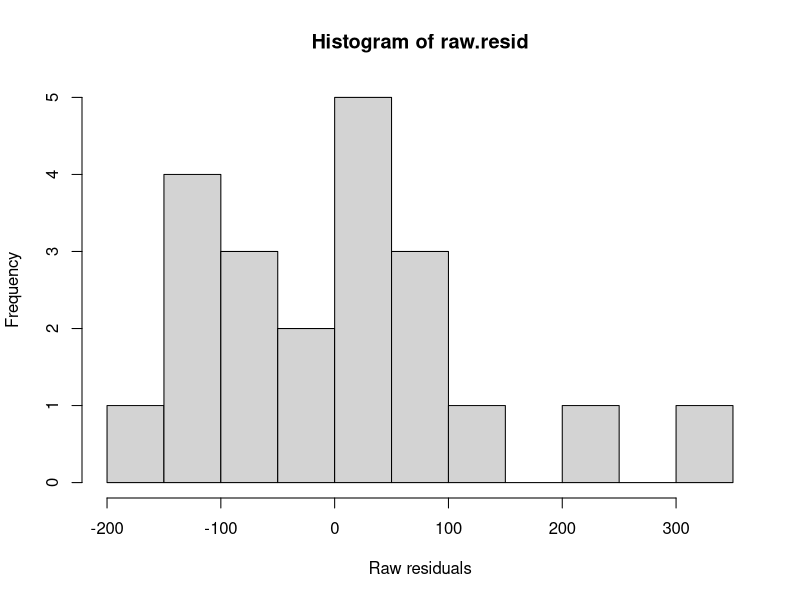
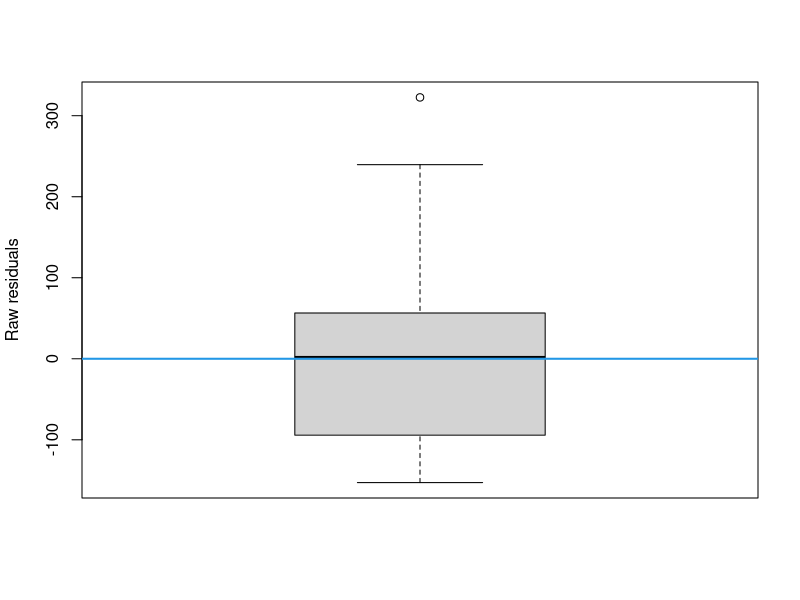
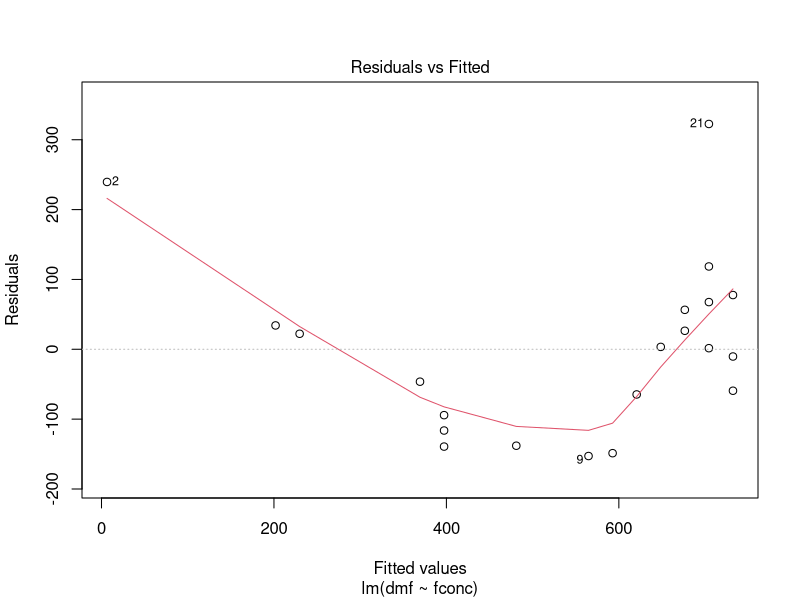
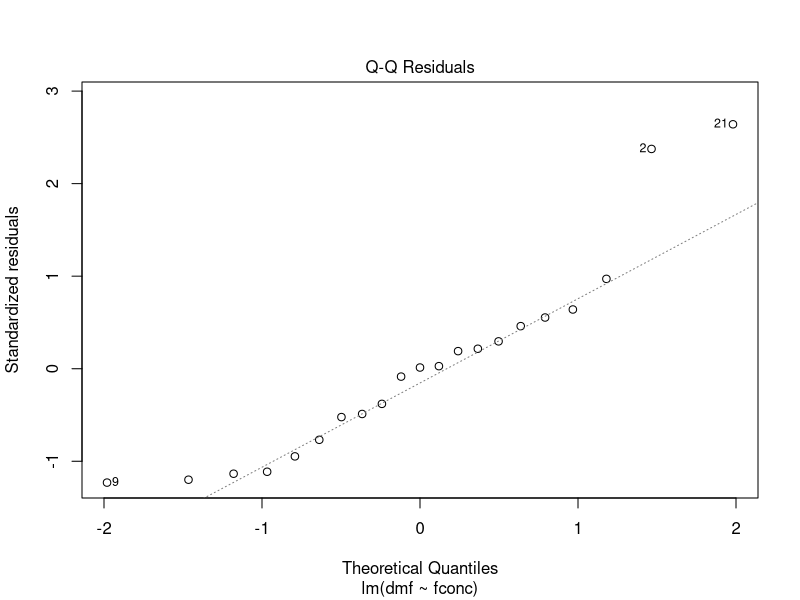
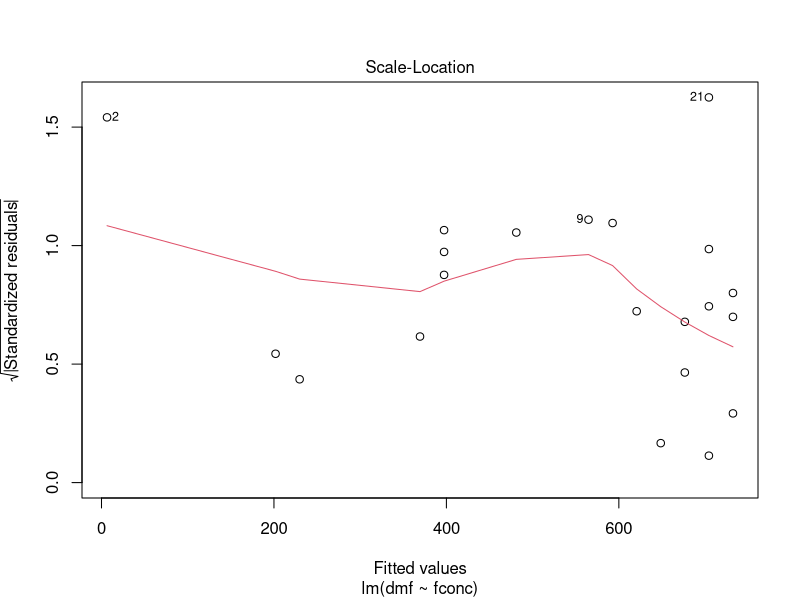
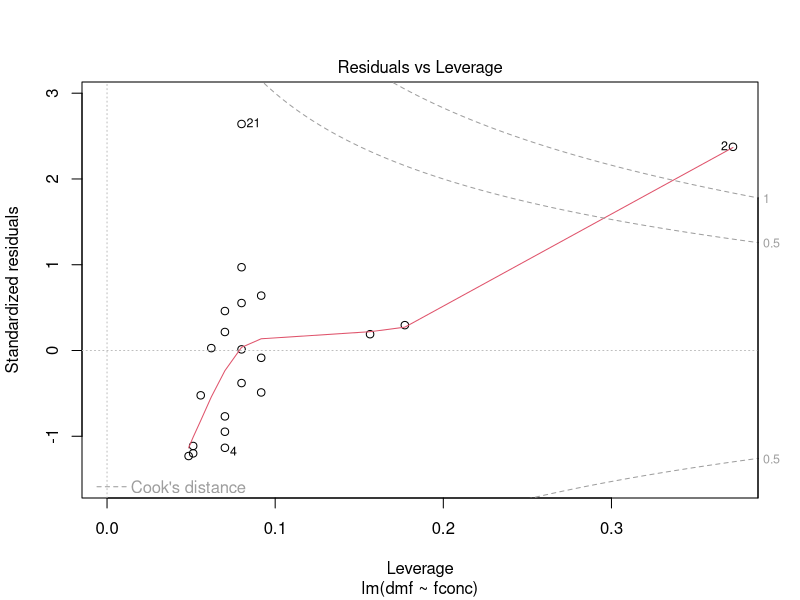
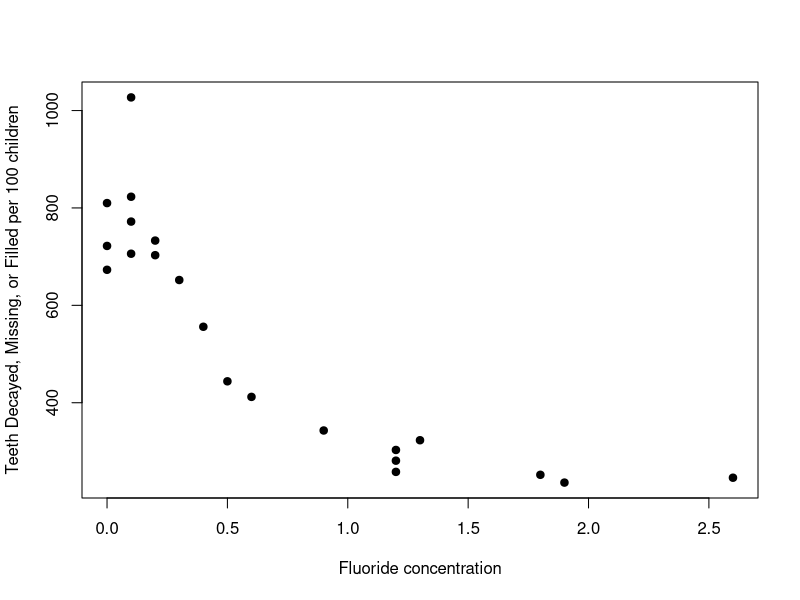
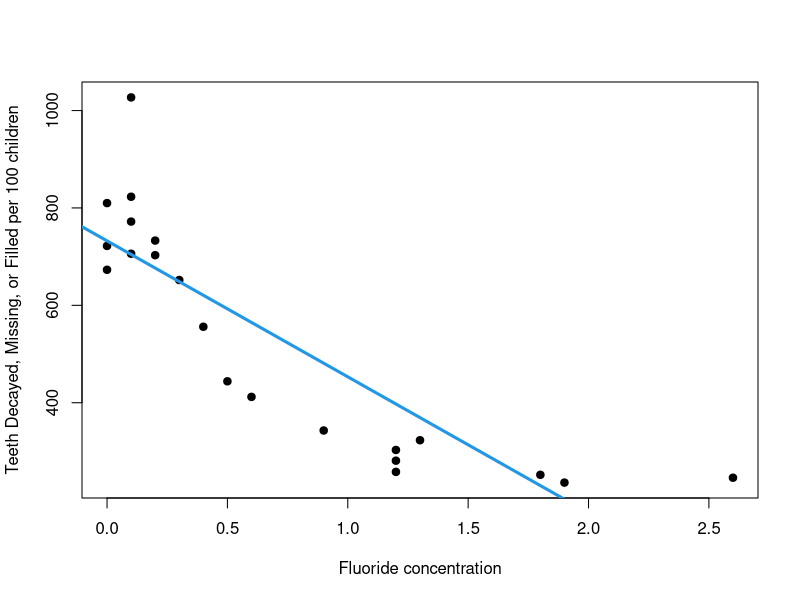

These figures' R source, in order:
dmf <- c(236,246,252,258,281,303,323,343,412,444,556,652,673,703,706,722,733,772,810,823,1027)
fconc <- c(1.9,2.6,1.8,1.2,1.2,1.2,1.3,0.9,0.6,0.5,0.4,0.3,0.0,0.2,0.1,0.0,0.2,0.1,0.0,0.1,0.1)

postscript("DMF-scatter.eps",horiz=F)
plot(fconc,dmf,xlab="Fluoride concentration",ylab="Teeth Decayed, Missing, or Filled per 100 children",pch=19)
dev.off()
postscript("DMF-scatterLine.eps",horiz=F)
plot(fconc,dmf,xlab="Fluoride concentration",ylab="Teeth Decayed, Missing, or Filled per 100 children",pch=19)
abline(lm(dmf~fconc),col=4,lwd=3)
dev.off()

mean(dmf)
mean(fconc)


# Hand calculations -------------------------------------------------------

n <- length(dmf)
SS.dmf <- sum( (dmf - mean(dmf))^2 )        ## SS.yy
SS.fconc <- sum( (fconc - mean(fconc))^2 )  ## SS.xx
SS.dmf.fconc <- sum( (dmf - mean(dmf)) * (fconc - mean(fconc)) ) ## SS.xy

# Estimate of the slope
beta1.hat <- SS.dmf.fconc/SS.fconc          ## SS.xy/SS.xx
beta1.hat 
# Estimate of the intercept
beta0.hat <- mean(dmf) - beta1.hat*mean(fconc)
beta0.hat 

fitted.dmf <- beta0.hat + beta1.hat*fconc

# Sum of squared errors
SSE <- sum( (dmf-fitted.dmf)^2 )

# Total sum of squares
SST <- sum( (dmf - mean(dmf))^2 )

# Model sum of squares
SSM <- beta1.hat*SS.dmf.fconc # beta1.hat*SS.xy

# Estimate of the residual standard error
sigma.hat <- sqrt(SSE/(n-2))
sigma.hat

sqrt( (SST- SSM)/(n-2) )

# The two give the same answer, because SST - SSM = SSE, or SST= SSM + SSE

# Computing the least-squares line of best fit with lm() ------------------

dmf.model <- lm(dmf~fconc)
summary(dmf.model)

# Other way of calculating fitted/predicted values
fitted.dmf <- fitted(dmf.model)
# manually:
# fitted.dmf <- beta0.hat + beta1.hat*fconc


# 3 - Confidence interval for the slope parameter -----------------------------

# Manually
ci.slope <- dmf.model$coefficients[2] + c(-1,1)*qt(0.975, df = n-2)*sigma.hat/sqrt(SS.fconc)
ci.slope

# Using a built-in function
confint(dmf.model,level = 0.95)

# 4 - Prediction of the average for x = 1.8ppm ----------------------------

predmean <- beta0.hat + beta1.hat*1.8
predmean

# 5- Confidence interval for the average given x=1.8ppm -------------------

se.predmean <- sigma.hat*sqrt(1/n + (1.8 - mean(fconc))^2/SS.fconc)
ci.predmean <- predmean + c(-1,1)*qt(0.975, df = n-2)*se.predmean
ci.predmean

# using the built-in function predict()
predict(dmf.model, newdata = data.frame(fconc = 1.8), interval = "confidence",
        level = 0.95)

# 95% prediction interval 
predict(dmf.model, newdata = data.frame(fconc = 1.8), interval = "prediction",
        level = 0.95)

# notice that the prediction interval is wider


# Plot comparing confidence and prediction bands over the range of --------

newx = seq(min(fconc),max(fconc),by = 0.05)
conf_interval <- predict(dmf.model, newdata=data.frame(fconc=newx), interval="confidence",
                         level = 0.95)
pred_interval <- predict(dmf.model, newdata=data.frame(fconc=newx), interval="prediction",
                         level = 0.95)

postscript("DMF-conf.eps",horiz=T)
plot(fconc, dmf, xlab="x", ylab="y", main="Regression",
     ylim = c(min(dmf), max(dmf)))
abline(a=beta0.hat, b = beta1.hat, col="lightblue")
lines(newx, conf_interval[,2], col="blue", lty=2)
lines(newx, conf_interval[,3], col="blue", lty=2)
lines(newx, pred_interval[,2], col="orange", lty=2)
lines(newx, pred_interval[,3], col="orange", lty=2)
legend(legend = c("Prediction interval", "Confidence interval"),
       x = 1.0, y =1000, col = c("orange", "blue"), lty = 2, bty = "n")
dev.off()

# Diagnostics -------------------------------------------------------------

# estimated residuals
raw.resid <- dmf - fitted.dmf
postscript("DMF-resid1.eps",horiz=F)
plot(fconc,raw.resid,pch=19,xlab="Fluoride concentration",ylab="Raw residuals")
abline(0,0,lwd=2)
lines(lowess(fconc,raw.resid),col=2,lwd=2)
dev.off()
postscript("DMF-resid2.eps",horiz=F)
plot(fitted.dmf,raw.resid,pch=19,xlab="Fitted values",ylab="Raw residuals")
abline(0,0,lwd=2)
lines(lowess(fitted.dmf,raw.resid),col=2,lwd=2)
dev.off()
hist(raw.resid,nclass = 8,xlab="Raw residuals")
boxplot(raw.resid,ylab="Raw residuals")
abline(0,0,lwd=2,col=4)

# Alternatively, you can also use plot(dmf.model)

plot(dmf.model)


# Using ANOVA to test whether the slope is equal to 0 ---------------------
# (approach 3)

anova(dmf.model)

# Notice how the test p-value is identical to the one displayed in the summary
# of lm() which uses the t-test (approach 2)

summary(dmf.model)

# This is what we would expect.


# Relationship between the correlation coefficient and R2 -----------------

R <- cor(fconc, dmf)
# R: -0.859

# Coefficient of determination or Multiple R-squared
R2 <- 1-SSE/SS.dmf
# R2: 0.7378
# It can also be found in the regression summary
summary(dmf.model)

# It corresponds to the square of the correlation coefficient:
R^2

# NOTE: This relationship only holds in the simple linear regression setting!